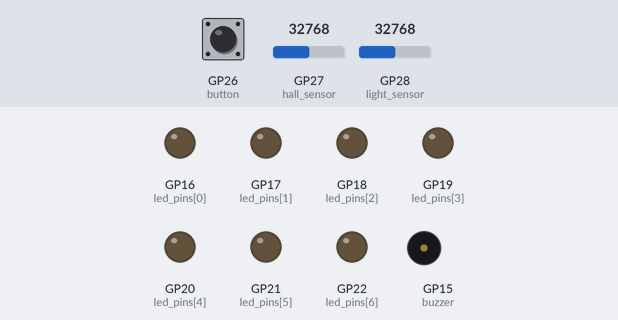
Bench run of a program on a simulated Raspberry Pi Pico running MicroPython. Shown: output pins drawn as LEDs (lit = HIGH), buzzer (waves = sounding). Dashed ring = blinking. The inputs (shaded band) are chosen by the test bench; at power-on: GP28 (light_sensor) = 32768, GP26 (button) LOW, GP27 (hall_sensor) = 32768 (analog values on the 0–65535 scale). Random numbers come from a fixed seed.

Above: at 1.2 s.
1.3 s: GP28 (light_sensor) set to 50336
2.8 s: GP28 (light_sensor) set to 51696
At 2.9 s:
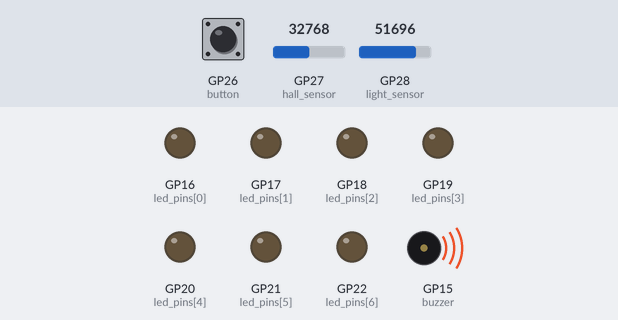
5.8 s: GP28 (light_sensor) set to 45874
7.3 s: GP26 (button) pulled HIGH for 3.2 s
At 8.9 s:
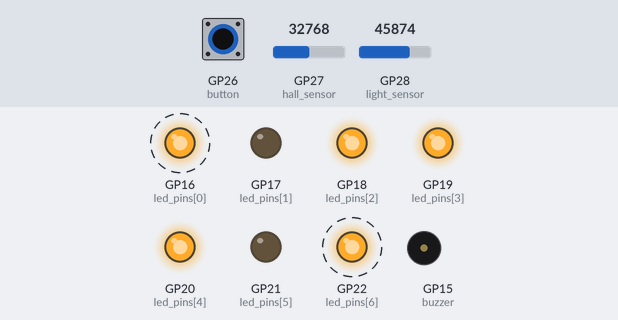
12.8 s: GP26 (button) pulled HIGH for 3.2 s
At 14.3 s:
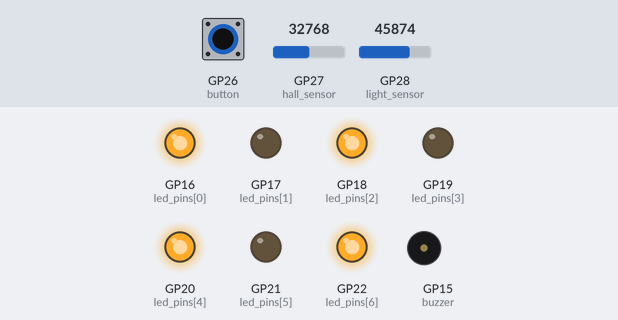
18.3 s: GP26 (button) pulled HIGH for 0.15 s
At 19.0 s:
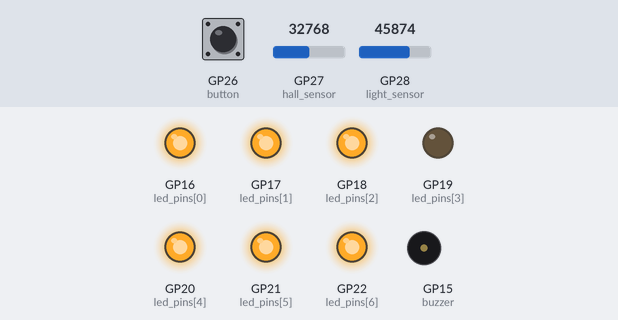
Timing chart, 0 to 21.3 s (numbered marks = the images above; inputs shaded):
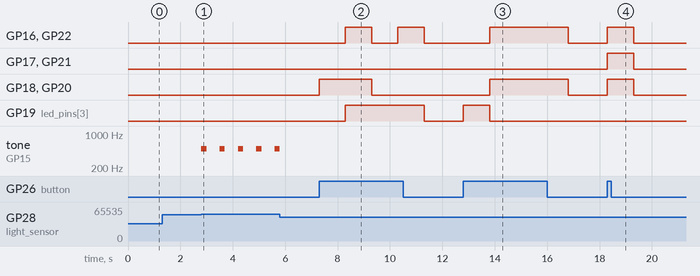

The program:

W_rfel.py
```python
from machine import Pin, PWM, ADC
from time import sleep
import random

# GPIO Definitionen
buzzer = PWM(Pin(15))
led_pins = [Pin(i, Pin.OUT) for i in range(16, 23)]
button = Pin(26, Pin.IN, Pin.PULL_DOWN)
hall_sensor = ADC(Pin(27))
light_sensor = ADC(Pin(28))

# Konstanten
THRESHOLD_LIGHT = 800   # Helligkeitsschwelle
HALL_STANDARD = 533    # Hall-Regelwert

# Funktionen

def play_buzzer(frequency, duration):
    buzzer.freq(frequency)
    buzzer.duty_u16(32768)  # 50% Duty Cycle
    sleep(duration)
    buzzer.duty_u16(0)  # Aus


def display_dice(number):
    led_patterns = [
        [0, 0, 0, 0, 0, 0, 0],  # 0
        [0, 0, 0, 1, 0, 0, 0],  # 1
        [0, 0, 1, 0, 1, 0, 0],  # 2
        [1, 0, 0, 1, 0, 0, 1],  # 3
        [1, 0, 1, 0, 1, 0, 1],  # 4
        [1, 0, 1, 1, 1, 0, 1],  # 5
        [1, 1, 1, 0, 1, 1, 1]   # 6
    ]
    pattern = led_patterns[number]
    for led, state in zip(led_pins, pattern):
        led.value(state)

def main():
    # Zufallsgenerator initialisieren
    random.seed()

    while True:

        # Licht-Sensor-Warnsignal
        light_value = light_sensor.read_u16() >> 6
        if light_value > THRESHOLD_LIGHT:
            play_buzzer(500, 0.2)
            sleep(0.5)
        elif (button.value()):
            # Hall-Sensor prüfen
            hall_value = hall_sensor.read_u16() >> 6
            if hall_value < HALL_STANDARD * 0.9 or hall_value > HALL_STANDARD * 1.1:
                display_dice(6)


            else:
                number = random.randint(1, 6)
                display_dice(number)

            sleep(1)  # Kurz warten, um Flackern zu vermeiden
            display_dice(0)

if __name__ == "__main__":
    main()
```

Measured:
- the behaviour switches between 51248 and 51264 on GP28 (light_sensor) (found by bisection; images 0 and 1)
- after the input at 1.3 s, every drawn part: stays the same
- after the input at 2.8 s, tone on GP15 (buzzer): alternates 500 Hz for 0.20 s and silent for 0.50 s, starting at once
- after the input at 7.3 s, GP16 (led_pins[0]), GP22 (led_pins[6]): alternates HIGH for 1.0 s and LOW for 1.0 s, starting after 1.0 s; GP18 (led_pins[2]), GP20 (led_pins[4]): LOW → HIGH at once, → LOW 2.0 s later; GP19 (led_pins[3]): LOW → HIGH after 1.0 s, → LOW 3.0 s later
- after the input at 12.8 s, GP16 (led_pins[0]), GP18 (led_pins[2]), GP20 (led_pins[4]), GP22 (led_pins[6]): LOW → HIGH after 1.0 s, → LOW 3.0 s later; GP19 (led_pins[3]): LOW → HIGH at once, → LOW 1.0 s later
- after the input at 18.3 s, GP16 (led_pins[0]), GP17 (led_pins[1]), GP18 (led_pins[2]), GP20 (led_pins[4]), GP21 (led_pins[5]), GP22 (led_pins[6]): LOW → HIGH at once, → LOW 1.0 s later
